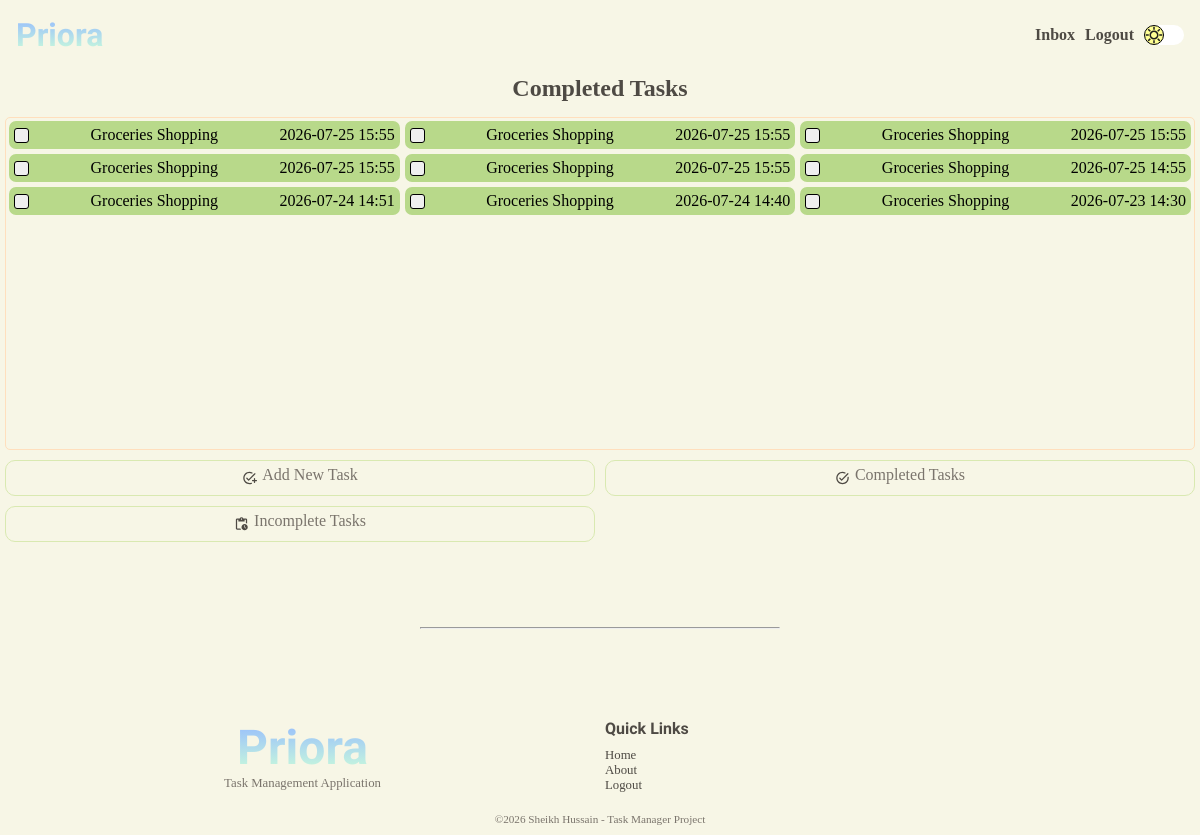
/user/completed-tasks (signed in), run on an earlier commit of the app's database.
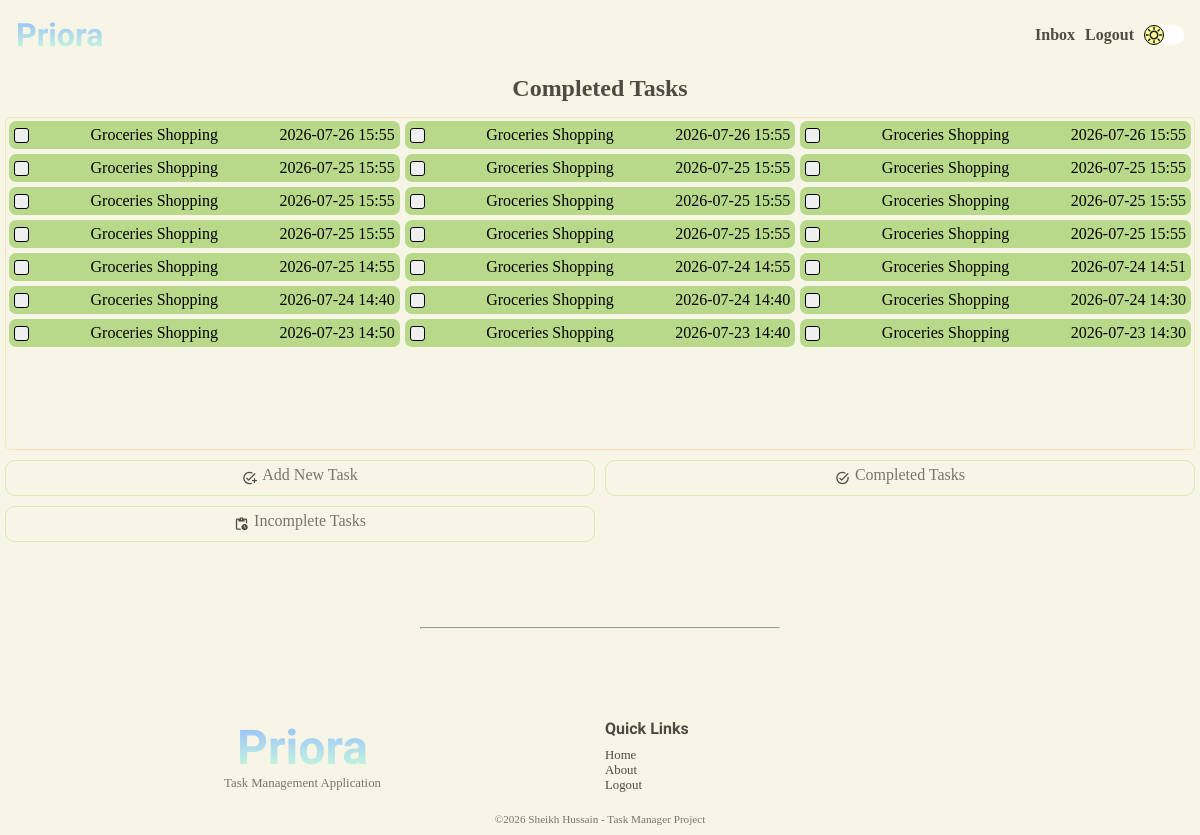
And on a later commit of the database.
### tables this page shows
CREATE TABLE "tasks" (
                            "task_id"	INTEGER NOT NULL UNIQUE,
                            "user_id"	INTEGER NOT NULL,
                            "title"	TEXT NOT NULL,
                            "description"	TEXT NOT NULL,
                            "due_date"	TEXT NOT NULL,
                            "due_time"	TEXT NOT NULL,
                            "completion_date"	TEXT,
                            "completion_time"	TEXT,
                            "completed"	INTEGER NOT NULL DEFAULT 0,
                            PRIMARY KEY("task_id" AUTOINCREMENT),
                            FOREIGN KEY("user_id") 
                                REFERENCES "users"("user_id")
                                ON DELETE CASCADE
                            );

### app.py (the view)
@app.route("/user/completed-tasks", methods=["GET", "POST"])
@login_required
@password_reset_required
def completed_tasks():
    user = find_user_by_id(session.get("user-id"))
    title = "Completed Tasks"
    tasks = get_completed_tasks(user)
    return render_template("tasks/completed-tasks.html", title=title, tasks=tasks)

### app.py (called while the page is built)
@app.after_request
def security_headers(response):
    response.headers["Content-Security-Policy"] = (
        "default-src 'self'; "
        "script-src 'self'; "
        "style-src 'self' https://fonts.googleapis.com; "
        "font-src 'self' https://fonts.gstatic.com;"
    )
    return response

### services/auth.py (called while the page is built)
def login_required(f):
    @wraps(f)
    def decorated_function(*args, **kwargs):
        if session.get("user-id") is None:
            return redirect(url_for("login"))
        return f(*args, **kwargs)
    return decorated_function

def password_reset_required(f):
    @wraps(f)
    def decorated_function(*args, **kwargs):
        reset_req = is_reset_req(session.get("user-id"))
        if reset_req:
            return redirect(url_for("change_password"))
        return f(*args, **kwargs)
    return decorated_function

### services/database.py (called while the page is built)
def connect_database():
    os.makedirs("instance", exist_ok=True)
    connection = sqlite3.connect("instance/task-manager.db")
    connection.row_factory = sqlite3.Row
    connection.execute("PRAGMA foreign_keys = ON;")
    return connection

### templates/tasks/completed-tasks.html (shortened to what this page needs)
{% extends 'layout.html' %} {% block content %}
<section class="user-home-section">
  <h2>Completed Tasks</h2>
  <div class="user-home-tasks-complete-grid">
    {% if tasks %} {% for task in tasks %}
    <a href="{{ url_for('task', task_id = task['task_id']) }}">
      <div class="user-home-tasks-card success">
        <form action="" method="post">
          <button type="submit" class="task-button">
          </button>
          <p>{{ task['title'].title() }}</p>
          <p>{{ task['due_date'] }} {{ task['due_time'] }}</p>
        </form>
      </div>
    </a>
    {% endfor %} {% else %}
    <p>No tasks for tomorrow</p>
    {% endif %}
  </div>
</section>
<div>{% include 'user-nav.html' %}</div>
<div class="space"></div>
{% endblock content %}

What changed in the data, as far as the page shows it:
now on this page (row edited): tasks: title "Groceries Shopping", due_date "2026-07-26", due_time "15:55"
now on this page (row edited): tasks: title "Groceries Shopping", due_date "2026-07-26", due_time "15:55"
now on this page (row edited): tasks: title "Groceries Shopping", due_date "2026-07-26", due_time "15:55"
now on this page (row edited): tasks: title "Groceries Shopping", due_date "2026-07-25", due_time "15:55"
now on this page (row edited): tasks: title "Groceries Shopping", due_date "2026-07-25", due_time "15:55"
now on this page (row edited): tasks: title "Groceries Shopping", due_date "2026-07-25", due_time "15:55"
now on this page (row edited): tasks: title "Groceries Shopping", due_date "2026-07-25", due_time "15:55"
now on this page (row edited): tasks: title "Groceries Shopping", due_date "2026-07-24", due_time "14:55"
now on this page (row edited): tasks: title "Groceries Shopping", due_date "2026-07-24", due_time "14:40"
now on this page (row edited): tasks: title "Groceries Shopping", due_date "2026-07-24", due_time "14:30"
now on this page (row edited): tasks: title "Groceries Shopping", due_date "2026-07-23", due_time "14:50"
now on this page (row edited): tasks: title "Groceries Shopping", due_date "2026-07-23", due_time "14:40"
